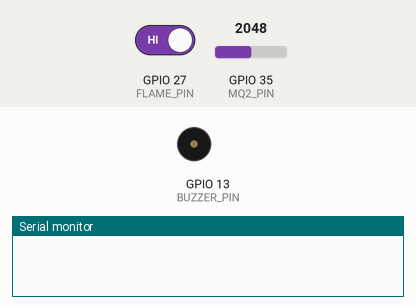
Simulated run of this sketch. Board: ESP32. Parts: buzzer (waves = sounding, pin HIGH), the last lines printed to the serial monitor. The test bench sets the inputs (shaded band); at power-on: GPIO 27 (FLAME_PIN) HIGH, GPIO 35 (MQ2_PIN) = 2048. WiFi joins after 1.5 s; servers stay silent unless stated.

Above: at 0.1 s.
At 2.9 s:
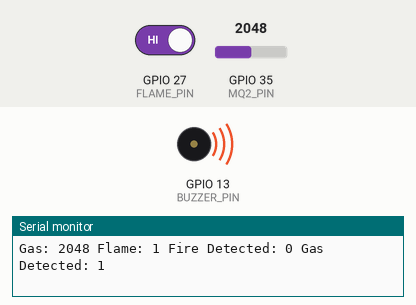
Timing chart, 0 to 4.4 s (numbered marks = the images above):
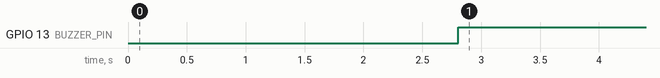

The sketch:

smoke_detection.ino
```cpp
#define BLYNK_TEMPLATE_ID "TMPL3Jdf1c5GO"
#define BLYNK_TEMPLATE_NAME "FireAlarm"
#define BLYNK_AUTH_TOKEN "KSqL7gCRyvZ91W1bDOfLgi5XesN66ins"

#include <WiFi.h>
#include <BlynkSimpleEsp32.h>

char auth[] = BLYNK_AUTH_TOKEN;
char ssid[] = "MISHRAJII";
char pass[] = "1234567890";

#define MQ2_PIN 35
#define FLAME_PIN 27
#define BUZZER_PIN 13

BlynkTimer timer;
int mq2Threshold = 85; // Adjust after testing

void checkFireOrGas() {
  int gasValue = analogRead(MQ2_PIN);
  int flameValue = digitalRead(FLAME_PIN);

  bool fireDetected = (flameValue == LOW);
  bool gasDetected = (gasValue > mq2Threshold);

  // Send sensor values to Blynk app
  Blynk.virtualWrite(V0, gasValue);
  Blynk.virtualWrite(V1, fireDetected ? 1 : 0);

  Serial.print("Gas: "); Serial.print(gasValue);
  Serial.print(" Flame: "); Serial.print(flameValue);
  Serial.print(" Fire Detected: "); Serial.print(fireDetected);
  Serial.print(" Gas Detected: "); Serial.println(gasDetected);

  if (fireDetected || gasDetected) {
    digitalWrite(BUZZER_PIN, HIGH);
    Blynk.logEvent("fire", fireDetected ? "🔥 Fire detected!" : "⚠️ Gas detected!");
  } else {
    digitalWrite(BUZZER_PIN, LOW);
  }
}

void setup() {
  Serial.begin(115200);
  pinMode(FLAME_PIN, INPUT);
  pinMode(BUZZER_PIN, OUTPUT);
  digitalWrite(BUZZER_PIN, LOW);

  Blynk.begin(auth, ssid, pass);

  timer.setInterval(1000L, checkFireOrGas);
}

void loop() {
  Blynk.run();
  timer.run();
}
```

Measured:
- by itself, GPIO 13 (BUZZER_PIN): LOW → HIGH at 2.8 s
